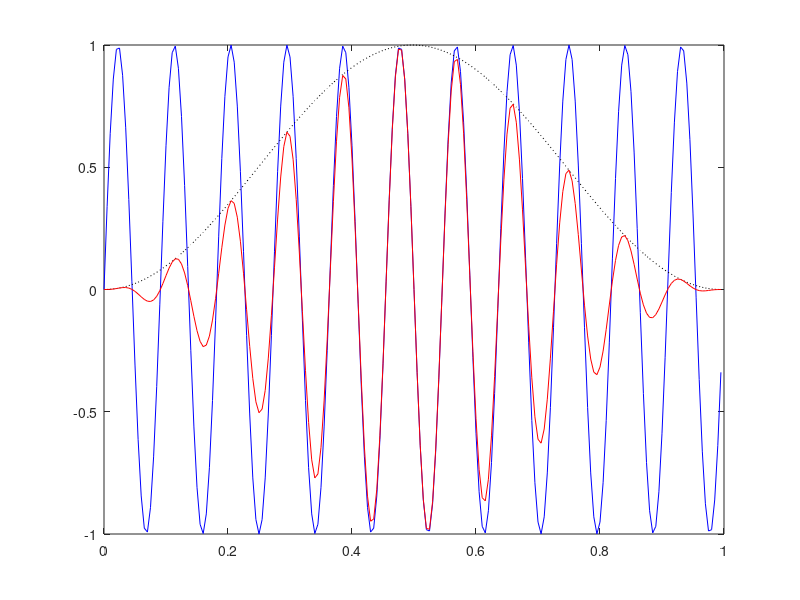
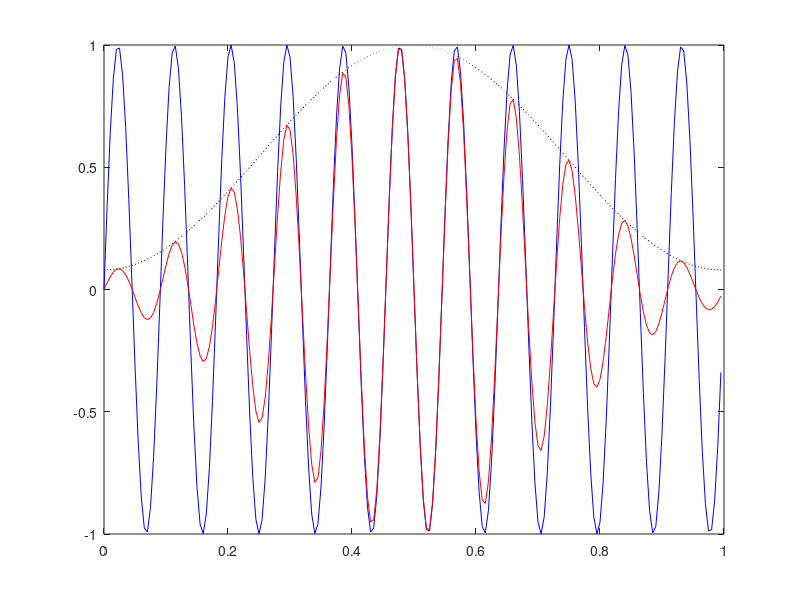
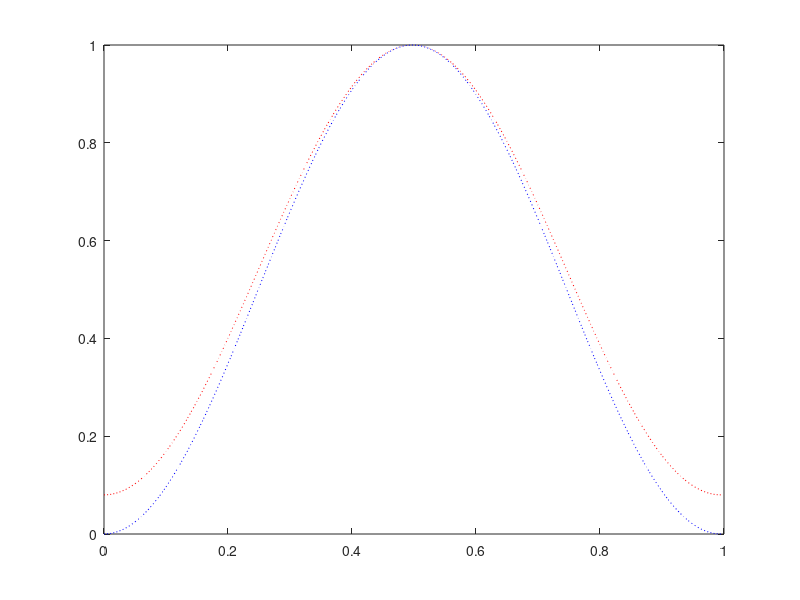

The MATLAB script that drew these images, in order:
clc
clear all
close all
%% Declaration of basic parameters and signal
% taken directly form taks 3
Tk = 1;
Fs = 200
dt = 1/Fs;
t = 0:dt:(Tk-dt);
L = length(t)
df = Fs / L;
fvec = (0:L-1)*df;
f=11;

S = sin(2*pi*f*t);

figure(1)
plot(t,S,'b')
hold on
%% Hanning's Window
hann = hanning(length(S));
size(hann);
AfterHanning = hann.*S';

plot(t,hann,'k:')
plot(t,AfterHanning,'r')


figure(2)
plot(t,S,'b'); hold on
%% Hamming's Window
hamm = hamming(length(S))
size(hamm)
AfterHamming = hamm.*S'

plot(t,hamm,'k:')
plot(t,AfterHamming,'r')


figure(3)
plot(t,hann,'b:')
hold on
plot(t,hamm,'r:')
